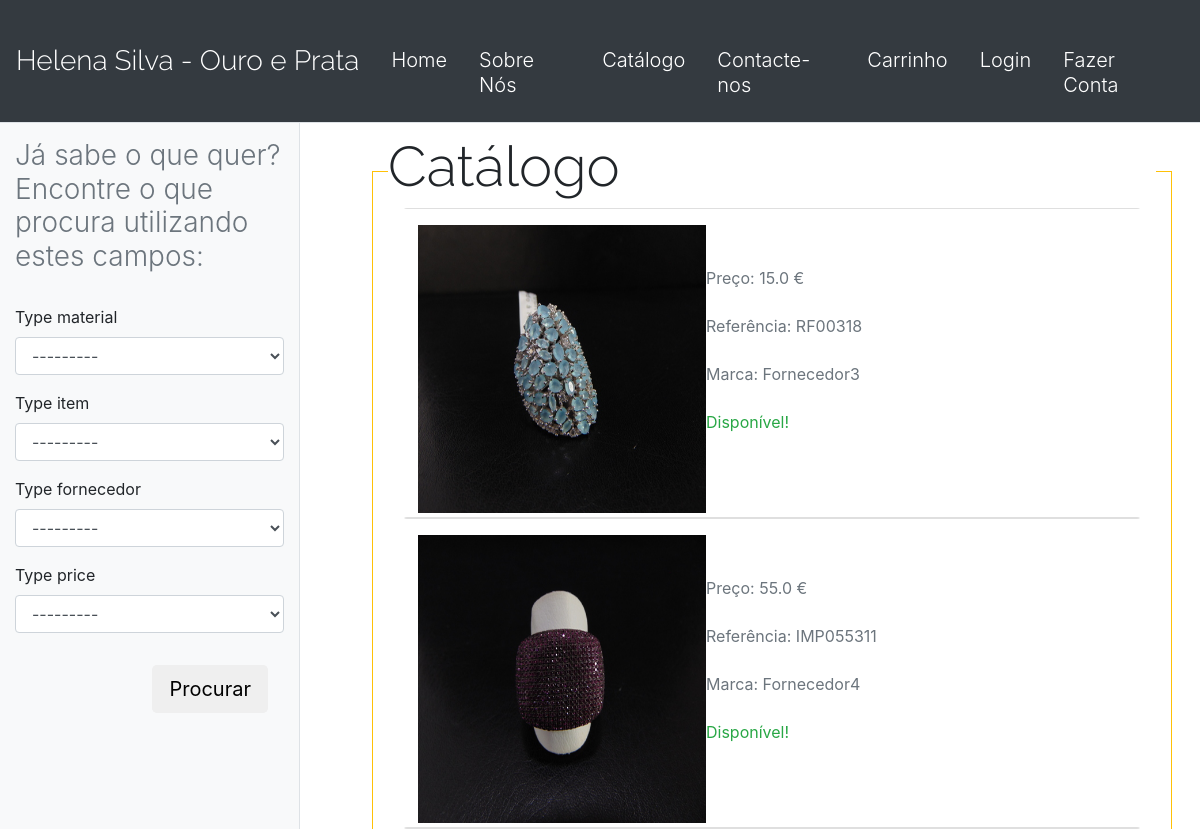
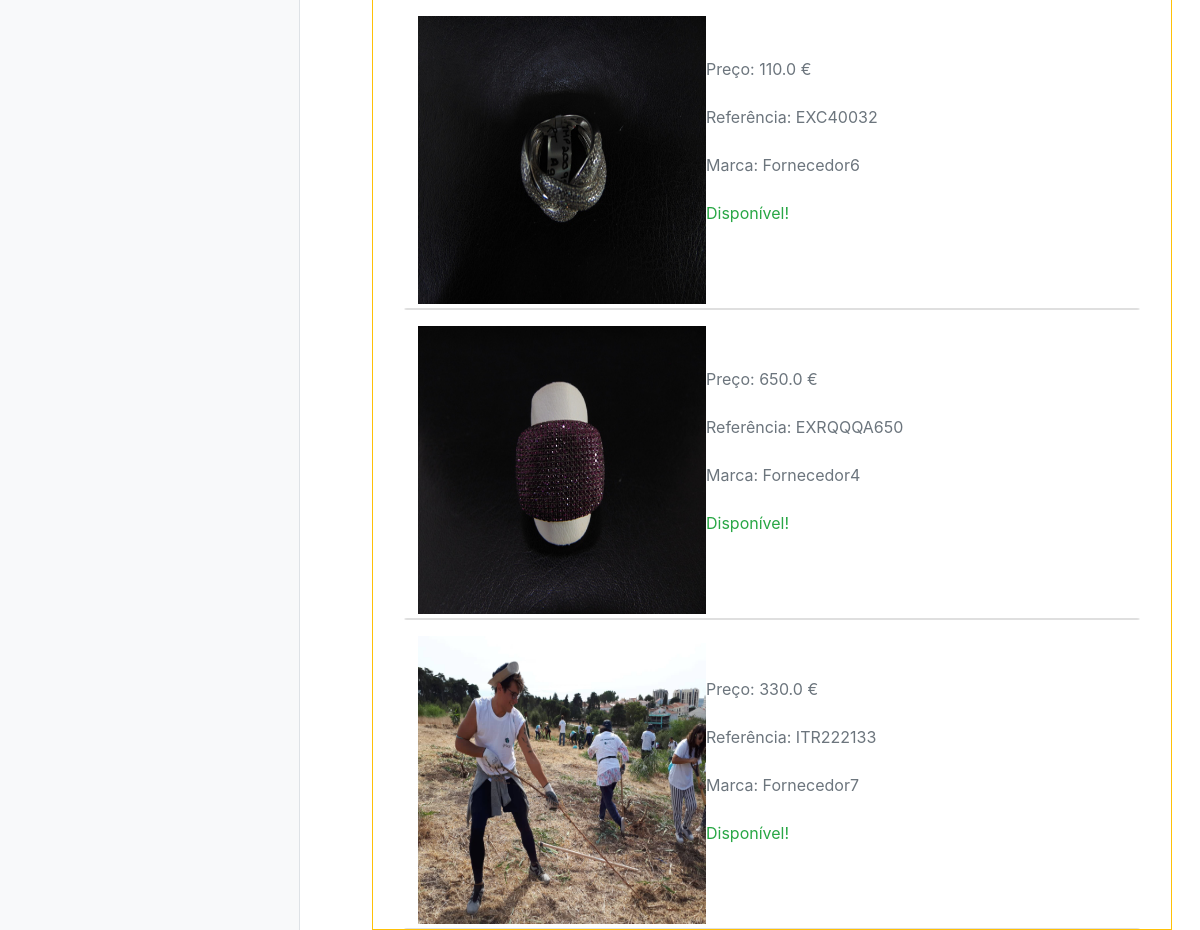
Page /catalog/ on the committed database (2 pictures, top to bottom).
### catalog/models.py (models this page shows, shortened)
class Item(models.Model):
	TYPE_MATERIAL = (
		('OURO', 'Ouro'),
		('PRTA', 'Prata'),
		('AÇOS', 'Aços')
		)
	TYPE_ITEM = (
		('ANÉIS','Anéis'),
		('COLARES','Colares'),
		('BRINCOS','Brincos'),
		('RELÓGIOS','Relógios'),
		('PULSEIRAS','Pulseiras'),
		('OUTROS','Outros'),
		)
	TYPE_FORNECEDOR = (
		('Fornecedor1','Fornecedor1'),
		('Fornecedor2','Fornecedor2'),
		('Fornecedor3','Fornecedor3'),
		('Fornecedor4','Fornecedor4'),
		('Fornecedor5','Fornecedor5'),
		('Fornecedor6','Fornecedor6'),
		('Fornecedor7','Fornecedor7'),
		)
	TYPE_PRICE = (
		('0.50 - 5.00', '0.50 - 5.00'),
		('6.00 - 20.00', '6.00 - 20.00'),
		('21.00 - 50.00', '21.00 - 50.00'),
		('51.00 - 100.00', '51.00 - 100.00'),
		('101.00 - 200.00', '101.00 - 200.00'),
		('201.00 - 300.00', '201.00 - 300.00'),
		('301.00 - 400.00', '301.00 - 400.00'),
		('401.00 - 500.00', '401.00 - 500.00'),
		('501.00 - 600.00', '501.00 - 600.00'),
		('601.00 - 700.00', '601.00 - 700.00'),
		('701.00 - 800.00', '701.00 - 800.00'),
		('801.00 - 900.00', '801.00 - 900.00'),
		('901.00 - 1000.00', '901.00 - 1000.00'),
		('1001.00 - 2000.00', '1001.00 - 2000.00'),
		('2001.00 - 5000.00', '2001.00 - 5000.00'),
		)
	type_material = models.CharField(max_length=5, choices=TYPE_MATERIAL, default='')
	type_item = models.CharField(max_length=10, choices=TYPE_ITEM, default='')
	type_fornecedor = models.CharField(max_length=30, choices=TYPE_FORNECEDOR, default='')
	type_price = models.CharField(max_length=40, choices=TYPE_PRICE, default='')
	reference = models.CharField(max_length=50)
	price = models.FloatField()
	image_1 = models.ImageField(default='transferir', upload_to='static/catalog')
	image_2 = models.ImageField(default='transferir', upload_to='static/catalog')
	image_3 = models.ImageField(default='transferir', upload_to='static/catalog')
	image_4 = models.ImageField(default='transferir', upload_to='static/catalog')
	catalog = models.ForeignKey(Catalog, on_delete= models.DO_NOTHING, default='')
	is_hidden = models.BooleanField(default=False)
	date_added = models.DateTimeField(auto_now_add=True)
	tamanho = models.CharField(max_length=3, default='0')

### catalog/views.py (the view)
# urls.py: path('catalog/', CatalogListView.as_view(), name='catalog'),
class CatalogListView(ListView):
	model = Item
	template_name = 'catalog/catalog.html'
	context_object_name = 'Item'
	paginate_by = 1
	ordering = ['-date_added']
	def get_context_data(self, **kwargs):
		context = super().get_context_data(**kwargs)
		context['filter'] = CatalogFilters(self.request.GET, queryset=self.get_queryset())
		return context

### catalog/templates/catalog/catalog.html (shortened to what this page needs)
<!DOCTYPE html>
<html>
<head>
</head>
<body>
{% extends 'catalog/navbar.html'%}
{% load static %}
{% load crispy_forms_tags %}
{% block content %}
<div class='container-fluid'>
<div class='row'>
	<div class='col-3 mr-5 ml-0 bg-light border-right'>
		<h3 class='text-muted font-weight-light mt-3'> Já sabe o que quer? Encontre o que procura utilizando estes campos: </h3>
		<br>
		<form method='GET'>
		{{filter.form|crispy}}
			<button class='btn btn-lg float-right m-3'> Procurar
			</button>
 		</form>
	</div>
	<div class='col-lg-8 col-sm-7 mt-5 ml-4 bg-white border border-warning'>
		<h1 class='display-4 bg-white' style="margin-top: -0.7em!important;"> Catálogo</h1>
		{% for object in filter.qs%}
		    {% if object.is_hidden is False%}
            <div class='col bg-white border-0'>
        		<div class='card border-top-1 border-bottom-1 border-left-0 border-right-0'  id='catalog_cards'>
        		    <a href='{% url "detail" object.id %}' target='_blank' class='bg-white text-weight-light text-muted'>
        		    <div class='col-lg-3 col-sm-12'>
        			        <img style='width: 18em; height: 18em;' class='mt-3 mb-1 float-left border-0' src="{{ object.image_1.url }}">
        			</div>
                    <div class='col align-self-center col-lg-6 col-sm-12  offset-lg-4 offset-sm-2 mt-lg-5 mt-sm-1 p-2'>
            			    <span class='text-left '> Preço: {{object.price}} € </span> <br> <br>
            			    <span class='text-left'> Referência: {{object.reference}}</span> <br> <br>
                			<span class='text-left'> Marca: {{object.type_fornecedor}}</span> <br> <br>
                			<span class='text-success text-center'> Disponível! </span>
                    </div>
        		</div>
            </div>
            {% endif %}
		{%endfor%}
</div>
{% endblock content %}

### catalog/templates/catalog/navbar.html (shortened to what this page needs)
{% extends 'catalog/base.html' %}
{% block navbar %}
<nav class='navbar sticky-top navbar-expand-lg navbar-dark bg-dark justify-content-between border-bottom'>
  <a class='navbar-brand mb-0 text-white' href='{% url "home" %}' style='font-family: raleway;'>
    <span class='h3 font-weight-light'>Helena Silva - Ouro e Prata</span>
  </a>
  <div class='collapse navbar-collapse' id='navbarSupportedContent'>
    <ul class='navbar-nav ml-auto'>
      <li class='nav-item p-3 mt-4'>
        <a class='text-white font-weight-light h5' href="{% url 'home' %}"> Home </a>
      </li>
      <li class='nav-item p-3 mt-4'>
        <a class='text-white font-weight-light h5' href="{% url 'about' %}"> Sobre Nós </a>
      </li>
      <li class='nav-item p-3 mt-4'>
        <a class='text-white font-weight-light h5' href="{% url 'catalog' %}"> Catálogo </a>
      </li>
      <li class='nav-item p-3 mt-4'>
        <a class='text-white font-weight-light h5' href="{% url 'contact' %}"> Contacte-nos </a>
      </li>
      <li class='nav-item p-3 mt-4'>
        <a class='text-white font-weight-light h5' href="{% url 'cart_home' %}"> Carrinho </a>
      </li>
      {% if user.is_authenticated %}
      <li class='nav-item p-3 mt-4'>
        <a class='text-white font-weight-light h5' href="{% url 'profile' %}"> Perfil </a>
      </li>
      <li class='nav-item p-3 mt-4'>
        <a class='text-white font-weight-light h5' href="{% url 'logout' %}"> Logout </a>
      </li>
      {% else %}
      <li class='nav-item p-3 mt-4'>
        <a class='text-white font-weight-light h5' href="{% url 'login' %}"> Login </a>
      </li>
      <li class='nav-item p-3 mt-4'>
        <a class='text-white font-weight-light h5' href="{% url 'signup' %}"> Fazer Conta </a>
      </li>
      {% endif %}
    </ul>
  </div>
</nav>
{% endblock navbar %}

### catalog/templates/catalog/base.html (shortened to what this page needs)
<link rel="stylesheet" href="https://stackpath.bootstrapcdn.com/bootstrap/4.1.2/css/bootstrap.min.css">
{% load static %}
<link rel="stylesheet" type="text/css" href="{% static 'catalog/main.css' %}">
{%block navbar%}
{%endblock navbar%}
{% block content %}
{% endblock content %}

### catalog/static/catalog/main.css (style rules this page uses)
h1 { font-family: raleway; }
.navbar-nav a { margin-top: 15px; }
a { font-color: yellow; }

### rows in the picture
Item: image_1 (picture), price "15.0", reference "RF00318", type_fornecedor "Fornecedor3"
Item: image_1 (picture), price "55.0", reference "IMP055311", type_fornecedor "Fornecedor4"
Item: image_1 (picture), price "110.0", reference "EXC40032", type_fornecedor "Fornecedor6"
Item: image_1 (picture), price "650.0", reference "EXRQQQA650", type_fornecedor "Fornecedor4"
Item: image_1 (picture), price "330.0", reference "ITR222133", type_fornecedor "Fornecedor7"
